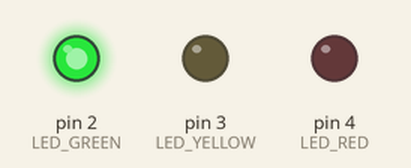
Simulated run of this sketch. Board: Arduino Uno, built with avr-gcc and run on an emulated ATmega328P. On the bench: output pins drawn as LEDs (lit = HIGH).

Above: at 0.2 s.
At 0.7 s:
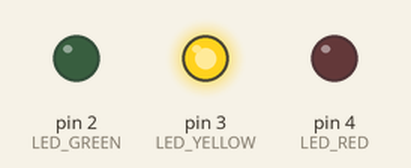
At 2.7 s:
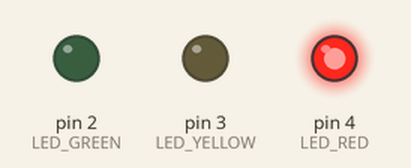
Timing chart, 0 to 3.5 s (numbered marks = the images above):
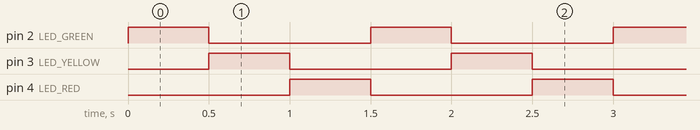

Measured:
- by itself, pin 2 (LED_GREEN), pin 3 (LED_YELLOW), pin 4 (LED_RED): alternates HIGH for 0.50 s and LOW for 1.0 s
- by itself, everything shown: repeats every 1.5 s, in 3 steps

The sketch:

LED.ino
```cpp
#define LED_YELLOW 3
#define LED_GREEN 2
#define LED_RED 4

void setup()
{
  pinMode(LED_YELLOW, OUTPUT);
  pinMode(LED_GREEN, OUTPUT);
  pinMode(LED_RED, OUTPUT);
}

void loop()
{
  // Green light on for 5 seconds
  digitalWrite(LED_GREEN, HIGH);
  digitalWrite(LED_YELLOW, LOW);
  digitalWrite(LED_RED, LOW);
  delay(500);

 // Yellow light on for 5 seconds
  digitalWrite(LED_GREEN, LOW);
  digitalWrite(LED_YELLOW, HIGH);
  digitalWrite(LED_RED, LOW);
  delay(500);

  // Red light on for 5 seconds
  digitalWrite(LED_GREEN, LOW);
  digitalWrite(LED_YELLOW, LOW);
  digitalWrite(LED_RED, HIGH);
  delay(500);
}
```
